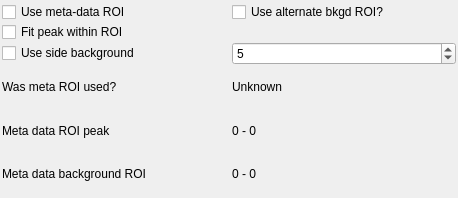
          <widget class="QWidget" name="page_3">
           <property name="geometry">
            <rect>
             <x>0</x>
             <y>0</y>
             <width>458</width>
             <height>198</height>
            </rect>
           </property>
           <attribute name="label">
            <string>Peak Finder</string>
           </attribute>
           <layout class="QGridLayout" name="gridLayout_17">
            <property name="verticalSpacing">
             <number>0</number>
            </property>
            <property name="margin">
             <number>2</number>
            </property>
            <item row="10" column="0">
             <widget class="QLabel" name="label_26">
              <property name="text">
               <string>Meta data background ROI</string>
              </property>
             </widget>
            </item>
            <item row="2" column="0" colspan="2">
             <widget class="QCheckBox" name="fit_within_roi_checkbox">
              <property name="toolTip">
               <string>Once the reflected peak ROI is selected, you can try to fine tune this ROI by fitting for a peak within that region and updating the ROI according to the location found. Check the following box if you want to find a peak within the ROI and redefine the ROI afterwards.</string>
              </property>
              <property name="statusTip">
               <string/>
              </property>
              <property name="text">
               <string>Fit peak within ROI</string>
              </property>
              <property name="checked">
               <bool>false</bool>
              </property>
             </widget>
            </item>
            <item row="5" column="1">
             <widget class="QLabel" name="roi_used_label">
              <property name="toolTip">
               <string>Indicate whether the peak ROI was actually used when loading the data.</string>
              </property>
              <property name="text">
               <string>Unknown</string>
              </property>
             </widget>
            </item>
            <item row="6" column="0">
             <widget class="QLabel" name="label_25">
              <property name="text">
               <string>Meta data ROI peak</string>
              </property>
             </widget>
            </item>
            <item row="6" column="1">
             <widget class="QLabel" name="roi_peak_label">
              <property name="toolTip">
               <string>ROI a in the meta-data</string>
              </property>
              <property name="text">
               <string>0 - 0</string>
              </property>
             </widget>
            </item>
            <item row="10" column="1">
             <widget class="QLabel" name="roi_bck_label">
              <property name="toolTip">
               <string>ROI a in the meta-data</string>
              </property>
              <property name="text">
               <string>0 - 0</string>
              </property>
             </widget>
            </item>
            <item row="5" column="0">
             <widget class="QLabel" name="label_7">
              <property name="text">
               <string>Was meta ROI used?</string>
              </property>
             </widget>
            </item>
            <item row="3" column="0">
             <widget class="QCheckBox" name="use_side_bck_checkbox">
              <property name="toolTip">
               <string>As an alternative to using the 2nd ROI, you can use a region around the reflected peak to estimate the background. Check the following box if you want to use the region on each side of the peak to estimate your background.</string>
              </property>
              <property name="text">
               <string>Use side background</string>
              </property>
             </widget>
            </item>
            <item row="0" column="0">
             <widget class="QCheckBox" name="use_roi_checkbox">
              <property name="toolTip">
               <string>The ROI in the data file is used to determine the reflectivity peak position. If this ROI is invalid, the system will try to find an appropriate region to use.</string>
              </property>
              <property name="text">
               <string>Use meta-data ROI</string>
              </property>
              <property name="checked">
               <bool>false</bool>
              </property>
             </widget>
            </item>
            <item row="3" column="1">
             <widget class="QSpinBox" name="side_bck_width">
              <property name="value">
               <number>5</number>
              </property>
             </widget>
            </item>
            <item row="0" column="1">
             <widget class="QCheckBox" name="use_bck_roi_checkbox">
              <property name="toolTip">
               <string>A second ROI is available in the data file and can be used to define the background. Check the following box if you want to use the 2nd ROI for your background, otherwise a default region will be used.</string>
              </property>
              <property name="text">
               <string>Use alternate bkgd ROI?</string>
              </property>
              <property name="checked">
               <bool>false</bool>
              </property>
             </widget>
            </item>
           </layout>
          </widget>
